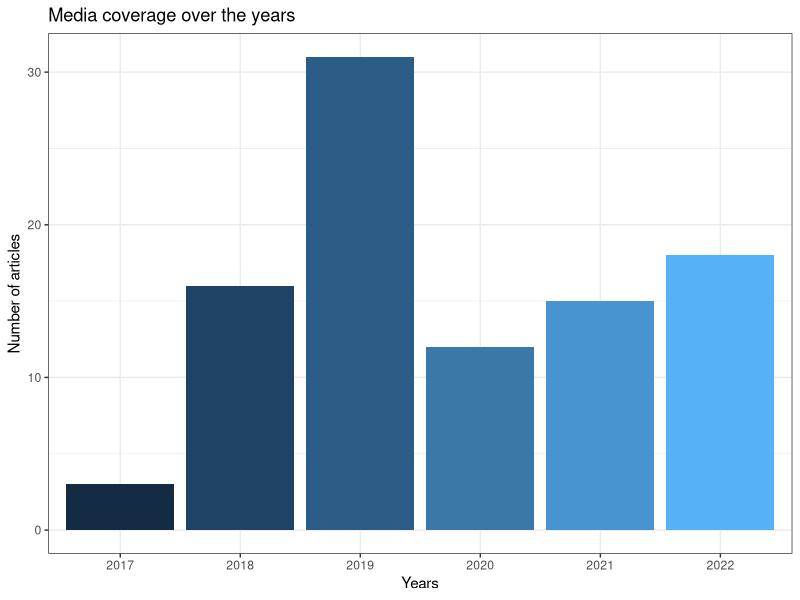

This figure's R source: (Note: this script raises an error after producing the figure.)
library(tidyverse)
library(wordcloud)
library(ggpubr)
theme_set(theme_bw())

# Load data
df <- read.csv("data/data_ai.csv", sep = ";")
# Load overall data (ratio between articles with and without AI)
dat_all <- read.csv("data/data_all.csv", sep = ";")

# 1. Amount of media coverage over the years 2016-2022

df_yearly <- df %>%
  group_by(year) %>%
  summarise(number = n()) %>%
  arrange(year)

plot_yearly <- ggplot(df_yearly,
                      aes(x = as.factor(year), y = number)) +
  geom_bar(stat = "identity", aes(fill = year)) +
  labs(title = "Media coverage over the years",
       x = "Years",
       y = "Number of articles") +
  theme(legend.position = "none")

plot_yearly

## Differences between magazines

df_by_magazine <- df %>%
  group_by(Zeitschrift) %>%
  summarise(Anzahl = n()) %>%
  arrange(-Anzahl)

df_by_magazine <- rbind(df_by_magazine, c("Musik & Bildung", 0))
df_by_magazine <- rbind(df_by_magazine, c("Rondo", 0))
df_by_magazine$Anzahl <- as.numeric(df_by_magazine$Anzahl)

plot_by_magazine <- ggplot(df_by_magazine,
                           aes(x = reorder(Zeitschrift, -Anzahl), y = Anzahl)) +
  geom_bar(stat = "identity", aes(fill = Zeitschrift)) +
  coord_flip() +
  labs(title = "Berichterstattung nach Zeitschriften",
       x = "Zeitschrift") +
  scale_fill_brewer(palette = "Reds") +
  theme(legend.position = "none")

plot_by_magazine

# 2. AI as main or sub theme

df_main_vs_sub <- df %>%
  group_by(Haupt..Nebenthema..1...Haupt..2...Neben.) %>%
  summarise(Anzahl = n())

df_main_vs_sub

# 3. Specific AI topics

df_ki_topics <- df %>%
  select(KI.Thema..KI..Machine.Learning..Neuronale.Netzwerke.,
         KI.Thema.2, KI.Thema.3) %>%
  gather(key = "Kategorie", value = "Thema") %>%
  group_by(Thema) %>%
  summarise(Anzahl = n()) %>%
  arrange(-Anzahl)

df_ki_topics

# 4. Overall topics

df_general_topic <- df %>%
  group_by(Allgemeines.Bezugsthema..Musikproduktion..Musikvertrieb..Forschung.) %>%
  summarise(Anzahl = n()) %>%
  arrange(-Anzahl)

df_general_topic

wordcloud(words = df_general_topic$Allgemeines.Bezugsthema..Musikproduktion..Musikvertrieb..Forschung.,
          freq = df_general_topic$Anzahl, min.freq = 1,
          max.words=200, random.order=FALSE, rot.per=0.35,
          colors=brewer.pal(8, "Dark2"))

# 5. People and organisations
## People

df_actors <- df %>%
  select(starts_with("Akteure")) %>%
  gather(key = "AkteurNum", value = "Akteur") %>%
  group_by(Akteur) %>%
  summarise(Anzahl = n()) %>%
  arrange(-Anzahl)

df_actors

## Organisations
df_companies <- df %>%
  select(starts_with("Beteiligte.Unternehmen")) %>%
  gather(key = "UnternehmenNum", value = "Unternehmen") %>%
  group_by(Unternehmen) %>%
  summarise(Anzahl = n()) %>%
  arrange(-Anzahl)

df_companies

# 6. Framing of articles
df_orientation <- df %>%
  group_by(Ausrichtung..KI.ablehnend..2..KI.kritisch..1..neutral.0..KI.optimistisch.1..KI.befürwortend.2.) %>%
  summarise(Anzahl = n())

df_orientation

plot_orientation <- ggplot(df_orientation, aes(x = Ausrichtung..KI.ablehnend..2..KI.kritisch..1..neutral.0..KI.optimistisch.1..KI.befürwortend.2.,
                                               y = Anzahl)) +
  geom_bar(stat = "identity") +
  labs(title = "Framing",
       x = "Ablehnende bis befürwortende Ausrichtung",
       y = "Anzahl der Artikel")

plot_orientation

df$framing <- df$Ausrichtung..KI.ablehnend..2..KI.kritisch..1..neutral.0..KI.optimistisch.1..KI.befürwortend.2.

xtabs(~df$framing+df$Zeitschrift)

group_by(df, Zeitschrift) %>%
  summarise(
    mean = mean(framing, na.rm = TRUE),
    sd = sd(framing, na.rm = TRUE)
  )

# 7. TAM
## Usability
df_easeofuse <- df %>%
  group_by(Benutzungsfreundlichkeit..TAM....1.nicht.freundlich..0.neutral...1.freundlich...nicht.gegeben.) %>%
  summarise(Anzahl = n())

df_easeofuse

plot_easeofuse <- ggplot(df_easeofuse, aes(x = Benutzungsfreundlichkeit..TAM....1.nicht.freundlich..0.neutral...1.freundlich...nicht.gegeben., y = Anzahl)) +
  geom_bar(stat = "identity", fill = "brown3") +
  labs(x = "Wahrgenommene Benutzerfreundlichkeit (TAM), *n* = 13",
       y = "Anzahl der Artikel")

plot_easeofuse

## Usefulness
df_usability <- df %>%
  group_by(Nutzen..TAM....1.nicht.nützlich..0.neutral...1.nützlich...nicht.gegeben.) %>%
  summarise(Anzahl = n())

df_usability

plot_usability <- ggplot(df_usability, aes(x = Nutzen..TAM....1.nicht.nützlich..0.neutral...1.nützlich...nicht.gegeben.,
                                             y = Anzahl)) +
  geom_bar(stat = "identity", fill = "cornsilk3") +
  labs(x = "Wahrgenommener Nutzen (TAM), *n* = 30",
       y = "Anzahl der Artikel")

plot_usability

## Enjoyment
df_enjoyment <- df %>%
  group_by(Unterhaltungswert..TAM....1.nicht.unterhaltsam..0.neutral...1.unterhaltsam...nicht.gegeben.) %>%
  summarise(Anzahl = n())

df_enjoyment

plot_enjoyment <- ggplot(df_enjoyment, aes(x = Unterhaltungswert..TAM....1.nicht.unterhaltsam..0.neutral...1.unterhaltsam...nicht.gegeben.,
                                           y = Anzahl)) +
  geom_bar(stat = "identity", fill = "darksalmon") +
  labs(x = "Wahrgenommene Unterhaltung (TAM), *n* = 22",
       y = "Anzahl der Artikel")

plot_enjoyment

combinedTAM <- ggarrange(plot_easeofuse, plot_usability, plot_enjoyment,
                           ncol = 3, nrow = 1)

combinedTAM
